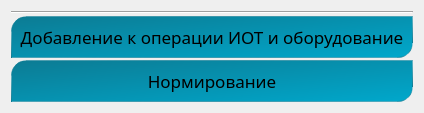
           <widget class="QWidget" name="widget" native="true">
            <property name="styleSheet">
             <string notr="true">QWidget {
	background: none;
}
QPushButton {
	background:qlineargradient(spread:pad, x1:0, y1:0, x2:1, y2:1, stop:0 rgba(12, 123, 147, 255), stop:1 rgba(0, 168, 204, 255));
	border: none;
	height: 30px;	
	width: 400px;
	font-size: 17px;
	padding: 5 0 5 0;
	border-bottom-right-radius: 15px;
	border-top-left-radius: 15px;
	border: 1px solid qradialgradient(spread:pad, cx:0.506, cy:1, radius:1.147, fx:0.494318, fy:1, stop:0 rgba(12, 123, 147, 255), stop:1 rgba(255, 255, 255, 0));
}
QPushButton:hover {
	color: rgb(0, 168, 204);
	border-left: 1px solid rgb(10, 169, 255);
	border-right: 1px solid rgb(10, 169, 255);
	background-color: qlineargradient(spread:pad, x1:0, y1:0.477, x2:1, y2:0.518, stop:0 rgba(15, 109, 159, 64), stop:0.505682 rgba(15, 111, 149, 0), stop:1 rgba(15, 112, 139, 58));
}
QPushButton:pressed {
	background-color: rgb(0, 53, 93)
}</string>
            </property>
            <layout class="QVBoxLayout" name="verticalLayout_6">
             <property name="spacing">
              <number>2</number>
             </property>
             <item>
              <widget class="Line" name="line">
               <property name="orientation">
                <enum>Qt::Orientation::Horizontal</enum>
               </property>
              </widget>
             </item>
             <item alignment="Qt::AlignmentFlag::AlignHCenter">
              <widget class="QPushButton" name="btn_tehno_iot">
               <property name="font">
                <font>
                 <family>Segoe UI Light</family>
                 <pointsize>-1</pointsize>
                </font>
               </property>
               <property name="cursor">
                <cursorShape>PointingHandCursor</cursorShape>
               </property>
               <property name="styleSheet">
                <string notr="true"/>
               </property>
               <property name="text">
                <string>Добавление к операции ИОТ и оборудование</string>
               </property>
              </widget>
             </item>
             <item alignment="Qt::AlignmentFlag::AlignHCenter">
              <widget class="QPushButton" name="btn_normirovanie">
               <property name="font">
                <font>
                 <family>Segoe UI Light</family>
                 <pointsize>-1</pointsize>
                </font>
               </property>
               <property name="styleSheet">
                <string notr="true"/>
               </property>
               <property name="text">
                <string>Нормирование</string>
               </property>
              </widget>
             </item>
            </layout>
           </widget>
